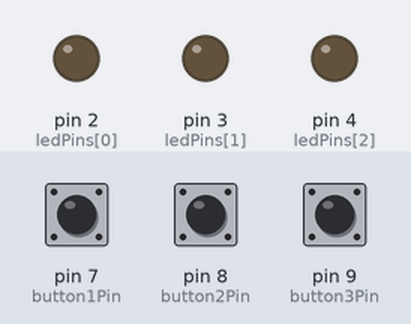
Bench run of a sketch on a simulated Arduino Uno, built with avr-gcc and run on an emulated ATmega328P. Shown: output pins drawn as LEDs (lit = HIGH). Dashed ring = blinking. The inputs (shaded band) are chosen by the test bench; at power-on: pin 7 (button1Pin) LOW, pin 8 (button2Pin) LOW, pin 9 (button3Pin) LOW.

Above: at 1.2 s.
1.3 s: pin 7 (button1Pin) pulled HIGH for 0.15 s
At 1.45 s:
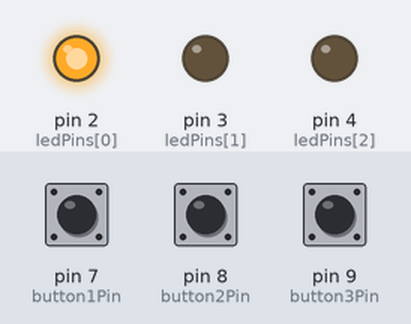
3.7 s: pin 8 (button2Pin) pulled HIGH for 1 s
At 3.85 s:
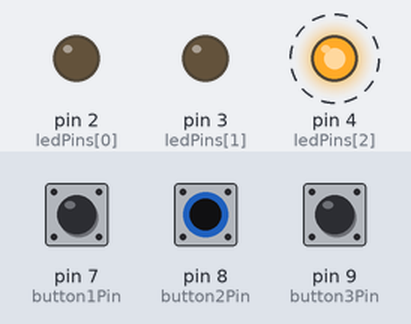
6.7 s: pin 9 (button3Pin) pulled HIGH for 0.15 s
At 7.35 s:
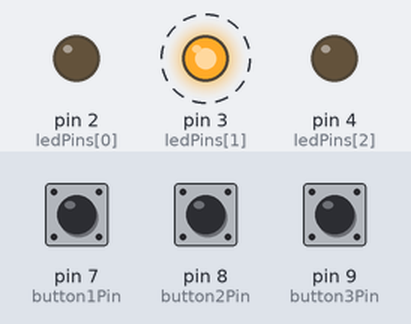
Timing chart, 0 to 15.8 s (numbered marks = the images above; inputs shaded):
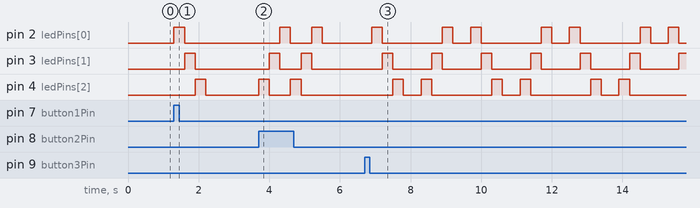

The sketch:

LED_BUTTON_3.ino
```cpp
const int ledPins[] = {2, 3, 4};  // Pin LED
const int button1Pin = 7;         // Pin tombol 1 (kiri ke kanan)
const int button2Pin = 8;         // Pin tombol 2 (kanan ke kiri)
const int button3Pin = 9;         // Pin tombol 3 (otomatis kiri-kanan)

int button1State = 0;             // Status tombol 1
int button2State = 0;             // Status tombol 2
int button3State = 0;             // Status tombol 3
bool autoMode = false;            // Menandakan mode otomatis

void setup() {
  // Atur pin LED sebagai output
  for (int i = 0; i < 3; i++) {
    pinMode(ledPins[i], OUTPUT);
  }

  // Atur pin tombol sebagai input
  pinMode(button1Pin, INPUT);
  pinMode(button2Pin, INPUT);
  pinMode(button3Pin, INPUT);
}

void loop() {
  // Baca status tombol
  button1State = digitalRead(button1Pin);
  button2State = digitalRead(button2Pin);
  button3State = digitalRead(button3Pin);

  // Jika tombol 1 ditekan, nyalakan LED ke kiri
  if (button1State == HIGH) {
    autoMode = false; // Nonaktifkan mode otomatis
    for (int i = 0; i < 3; i++) {
      digitalWrite(ledPins[i], HIGH);   // Nyalakan LED
      delay(300);                       // Tunggu 300ms
      digitalWrite(ledPins[i], LOW);    // Matikan LED
    }
  }

  // Jika tombol 2 ditekan, nyalakan LED ke kanan
  if (button2State == HIGH) {
    autoMode = false; // Nonaktifkan mode otomatis
    for (int i = 2; i >= 0; i--) {
      digitalWrite(ledPins[i], HIGH);   // Nyalakan LED
      delay(300);                       // Tunggu 300ms
      digitalWrite(ledPins[i], LOW);    // Matikan LED
    }
  }

  // Jika tombol 3 ditekan, aktifkan mode otomatis
  if (button3State == HIGH) {
    autoMode = true;
    delay(200); // Debounce
  }

  // Mode otomatis: kiri ke kanan dan kanan ke kiri dengan jeda 0.5 detik
  if (autoMode) {
    // Kiri ke kanan
    for (int i = 0; i < 3; i++) {
      digitalWrite(ledPins[i], HIGH);   // Nyalakan LED
      delay(300);                       // Tunggu 300ms
      digitalWrite(ledPins[i], LOW);    // Matikan LED
    }

    delay(500); // Jeda 0.5 detik

    // Kanan ke kiri
    for (int i = 2; i >= 0; i--) {
      digitalWrite(ledPins[i], HIGH);   // Nyalakan LED
      delay(300);                       // Tunggu 300ms
      digitalWrite(ledPins[i], LOW);    // Matikan LED
    }

    delay(500); // Jeda 0.5 detik
  }
}
```

Measured:
- after the input at 1.3 s, pin 2 (ledPins[0]): LOW → HIGH at once, → LOW 0.30 s later; pin 3 (ledPins[1]): LOW → HIGH after 0.30 s, → LOW 0.30 s later; pin 4 (ledPins[2]): LOW → HIGH after 0.60 s, → LOW 0.30 s later
- after the input at 3.7 s, pin 2 (ledPins[0]): alternates HIGH for 0.30 s and LOW for 0.60 s, 4 changes in all, then stays LOW, starting after 0.60 s; pin 3 (ledPins[1]): alternates HIGH for 0.30 s and LOW for 0.60 s, 4 changes in all, then stays LOW, starting after 0.30 s
- after the input at 6.7 s, pin 2 (ledPins[0]): LOW → HIGH after 0.20 s, then repeats every 2.8 s: LOW 1.7 s, HIGH 0.30 s, LOW 0.50 s, HIGH 0.30 s; pin 3 (ledPins[1]): alternates HIGH for 0.30 s and LOW for 1.1 s, starting after 0.50 s; pin 4 (ledPins[2]): LOW → HIGH after 0.80 s, then repeats every 2.8 s: LOW 0.50 s, HIGH 0.30 s, LOW 1.7 s, HIGH 0.30 s
